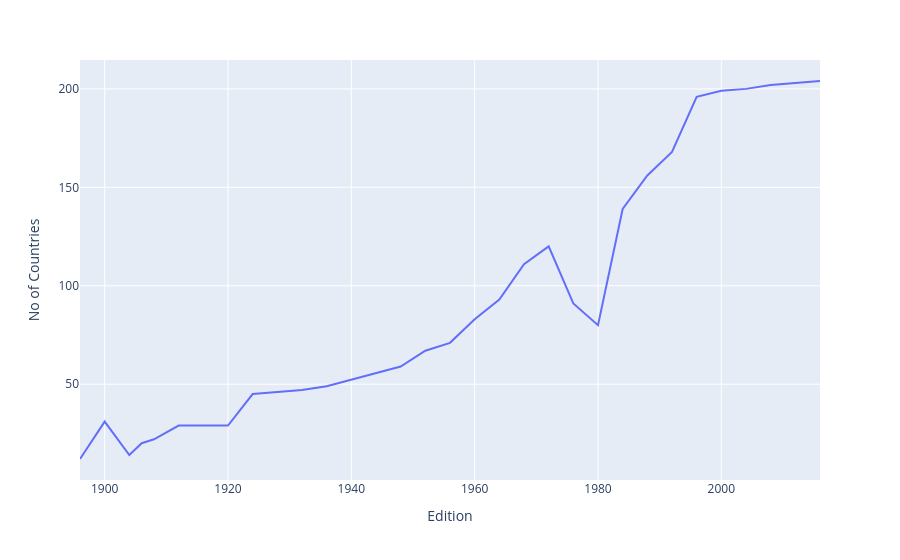

This figure's notebook cell:
### Code cell
fig = px.line(nations_over_time,
             x = 'Edition',y = 'No of Countries')
fig.show()

### Figure 1 — Plotly figure (JSON) as saved in the notebook; plotly's stock layout.template omitted (floating-point values rounded to 4 significant figures)
{"data": [{"hovertemplate": "Edition=%{x}<br>No of Countries=%{y}<extra></extra>", "legendgroup": "", "line": {"color": "#636efa", "dash": "solid"}, "marker": {"symbol": "circle"}, "mode": "lines", "name": "", "orientation": "v", "showlegend": false, "type": "scatter", "x": [1896, 1900, 1904, 1906, 1908, 1912, 1920, 1924, 1928, 1932, 1936, 1948, 1952, 1956, 1960, 1964, 1968, 1972, 1976, 1980, 1984, 1988, 1992, 1996, 2000, 2004, 2008, 2012, 2016], "xaxis": "x", "y": [12, 31, 14, 20, 22, 29, 29, 45, 46, 47, 49, 59, 67, 71, 83, 93, 111, 120, 91, 80, 139, 156, 168, 196, 199, 200, 202, 203, 204], "yaxis": "y"}], "layout": {"legend": {"tracegroupgap": 0}, "margin": {"t": 60}, "xaxis": {"anchor": "y", "domain": [0, 1], "title": {"text": "Edition"}}, "yaxis": {"anchor": "x", "domain": [0, 1], "title": {"text": "No of Countries"}}}}
